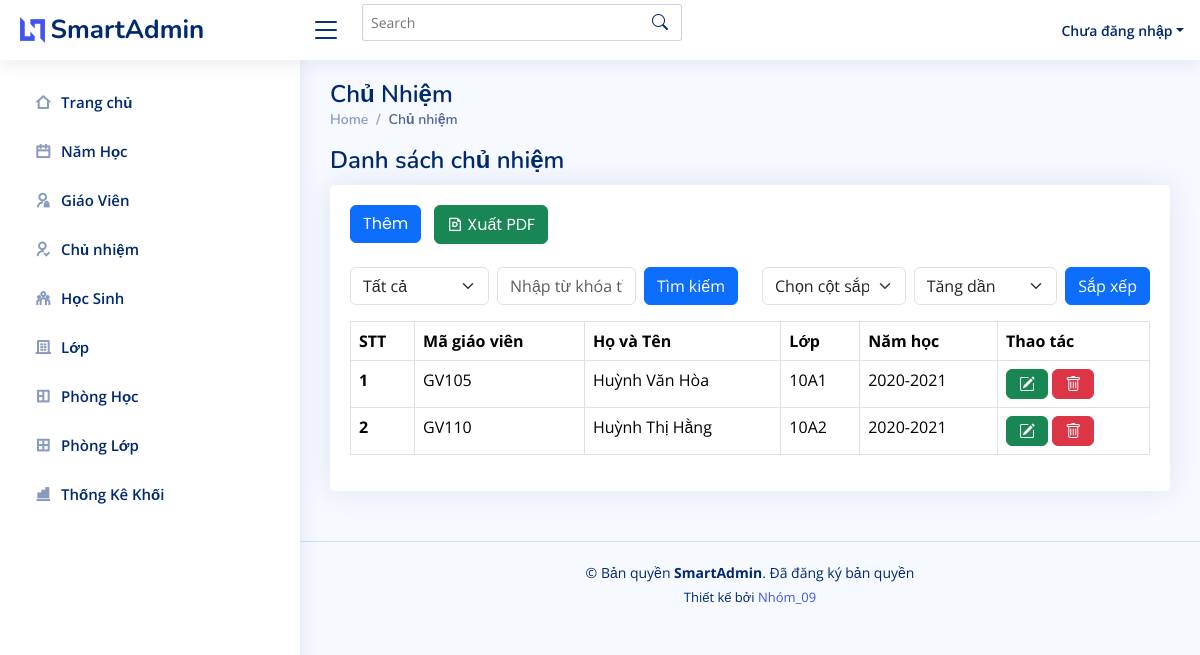
The app's page /chunhiem.php with its own data.
### tables this page shows
CREATE TABLE `giaovien` (
  `maGV` varchar(10) NOT NULL,
  `hoTen` varchar(50) DEFAULT NULL,
  `ngaySinh` date DEFAULT NULL,
  `diaChi` varchar(100) DEFAULT NULL,
  `SDT` varchar(15) DEFAULT NULL,
  `email` varchar(50) DEFAULT NULL,
  `gioiTinh` enum('Nam','Nữ','Khác') DEFAULT NULL,
  PRIMARY KEY (`maGV`)
);

CREATE TABLE `lop` (
  `maLop` int NOT NULL AUTO_INCREMENT,
  `tenLop` varchar(50) DEFAULT NULL,
  `maNamHoc` int DEFAULT NULL,
  `maKhoi` int DEFAULT NULL,
  PRIMARY KEY (`maLop`),
  KEY `fk_namhoc_maNamHoc` (`maNamHoc`),
  CONSTRAINT `fk_namhoc_maNamHoc` FOREIGN KEY (`maNamHoc`) REFERENCES `namhoc` (`maNamHoc`)
);

CREATE TABLE `namhoc` (
  `maNamHoc` int NOT NULL AUTO_INCREMENT,
  `nienKhoa` varchar(50) NOT NULL,
  PRIMARY KEY (`maNamHoc`)
);

### chunhiem.php (the view, shortened to what this page needs)
<?php
include('partials/header.php');
include('partials/sidebar.php');
include('partials/connectDB.php');
?>
<main id="main" class="main">
  <div class="pagetitle">
    <h1>Chủ Nhiệm</h1>
    <nav>
      <ol class="breadcrumb">
        <li class="breadcrumb-item"><a href="index.html">Home</a></li>
        <li class="breadcrumb-item active">Chủ nhiệm</li>
      </ol>
    </nav>
  </div>
  <div class="pagetitle">
    <h1>Danh sách chủ nhiệm</h1>
  </div>
  <section class="section">
    <div class="row">
      <div class="col-lg-12">
        <div class="card">
          <div class="card-body">
            <h5 class="card-title d-flex justify-content-between align-items-center">
              <div>
                <a href="add_chunhiem.php" class="btn btn-primary me-2">Thêm</a>
                <a href="export_pdf_chunhiem.php?column=<?php echo isset($_GET['column']) ? $_GET['column'] : ''; ?>&keyword=<?php echo isset($_GET['keyword']) ? $_GET['keyword'] : ''; ?>&order=<?php echo isset($_GET['order']) ? $_GET['order'] : 'asc'; ?>" class="btn btn-success me-4">
                  <i class="ri-file-pdf-line"></i> Xuất PDF
                </a>
              </div>
            </h5>
            <div class="row">
              <form method="GET" action="" class="d-flex align-items-center  w-50 ">
                <div class="me-2" style="flex: 1;">
                  <select name="column" class="form-select">
                    <option value="">Tất cả</option>
                  </select>
                </div>
                <div class="me-2" style="flex: 1;">
                  <input type="text" name="keyword" class="form-control" placeholder="Nhập từ khóa tìm kiếm">
                </div>
                <button type="submit" class="btn btn-primary">Tìm kiếm</button>
              </form>
              <form method="GET" action="" class="d-flex align-items-center  w-50">
                <div class="me-2" style="flex: 1;">
                  <select name="column" class="form-select">
                    <option value="">Chọn cột sắp xếp</option>
                  </select>
                </div>
                <div class="me-2" style="flex: 1;">
                  <select name="order" class="form-select">
                    <option value="asc">Tăng dần</option>
                  </select>
                </div>
                <button type="submit" class="btn btn-primary">Sắp xếp</button>
              </form>
            </div>
            <table class="table table-bordered">
              <thead>
                <tr>
                  <th scope="col">STT</th>
                  <th scope="col">Mã giáo viên</th>
                  <th scope="col">Họ và Tên</th>
                  <th scope="col">Lớp</th>
                  <th scope="col">Năm học</th>
                  <th scope="col">Thao tác</th>
                </tr>
              </thead>
              <tbody>
                <?php
                $sql = "SELECT giaovien.maGV, giaovien.hoTen AS tenGiaoVien, lop.tenLop, lop.maLop, namhoc.nienKhoa
                        FROM chunhiem
                        JOIN giaovien ON chunhiem.maGV = giaovien.maGV
                        JOIN lop ON chunhiem.maLop = lop.maLop
                        JOIN namhoc ON chunhiem.maNamHoc = namhoc.maNamHoc";
                $stmt = $conn->prepare($sql);
                $stmt->execute();
                $result = $stmt->get_result();
                if ($result->num_rows > 0) {
                  $stt = 1;
                  while ($row = $result->fetch_assoc()) {
                    echo "<tr>
                            <th scope='row'>{$stt}</th>
                            <td>{$row['maGV']}</td>
                            <td>{$row['tenGiaoVien']}</td>
                            <td>{$row['tenLop']}</td>
                            <td>{$row['nienKhoa']}</td>
                            <td>
                              <a href='edit_chunhiem.php?maGV=" . urlencode($row['maGV']) . "&maLop=" . urlencode($row['maLop']) . "&nienKhoa=" . urlencode($row['nienKhoa']) . "' class='btn btn-success'>
                                <i class='bi bi-pencil-square'></i>
                              </a>
                              <a href='chunhiem.php?delete=true&maGV=" . urlencode($row['maGV']) . "&maLop=" . urlencode($row['maLop']) . "' class='btn btn-danger' onclick='return confirm(\"Bạn có chắc chắn muốn xóa không?\")'>
                                <i class='bi bi-trash'></i>
                              </a>
                            </td>
                          </tr>";
                    $stt++;
                  }
                } else {
                  echo "<tr><td colspan='6' class='text-center'>Không có dữ liệu nào</td></tr>";
                }
                ?>
              </tbody>
            </table>
          </div>
        </div>
      </div>
    </div>
  </section>
</main>
<?php
include('partials/footer.php');
?>

### assets/css/style.css (style rules this page uses)
a { color: #4154f1; text-decoration: none; }
h1, h2, h3, h4, h5, h6 { font-family: "Nunito", sans-serif; }
#main { margin-top: 60px; padding: 20px 30px; transition: all 0.3s; }
.pagetitle { margin-bottom: 10px; }
.pagetitle h1 { font-size: 24px; margin-bottom: 0; font-weight: 600; color: #012970; }
.card { margin-bottom: 30px; border: none; border-radius: 5px; box-shadow: 0px 0 30px rgba(1, 41, 112, 0.1); }
.card-title { padding: 20px 0 15px 0; font-size: 18px; font-weight: 500; color: #012970; font-family: "Poppins", sans-serif; }
.card-body { padding: 0 20px 20px 20px; }
.breadcrumb { font-size: 14px; font-family: "Nunito", sans-serif; color: #899bbd; font-weight: 600; }
.breadcrumb a { color: #899bbd; transition: 0.3s; }
.breadcrumb .breadcrumb-item::before { color: #899bbd; }
.breadcrumb .active { color: #51678f; font-weight: 600; }
@media (min-width: 1200px) { #main, #footer { margin-left: 300px; } }

### records on screen
giaovien: maGV "GV105", hoTen "Huỳnh Văn Hòa", lop.tenLop "10A1", namhoc.nienKhoa "2020-2021"
giaovien: maGV "GV110", hoTen "Huỳnh Thị Hằng", lop.tenLop "10A2", namhoc.nienKhoa "2020-2021"
